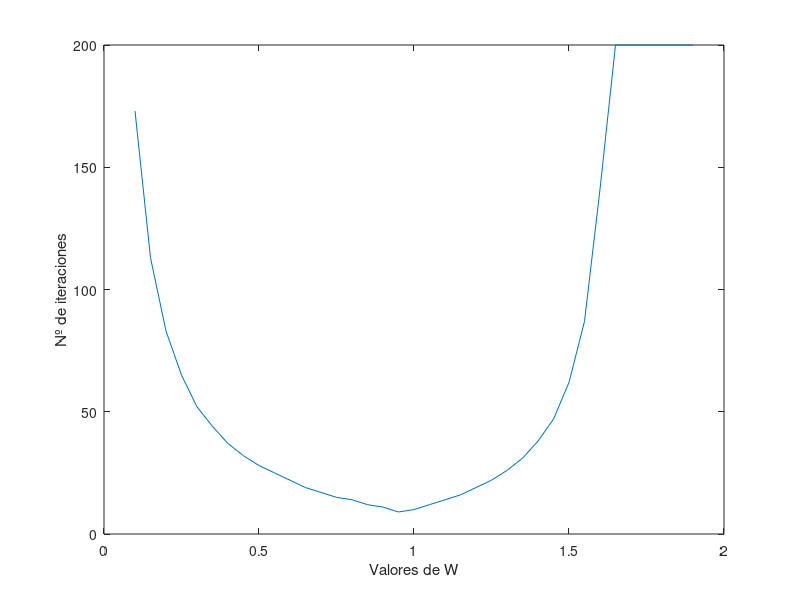

MATLAB code for this plot:
% PRACTICA 2 - Diego Rodriguez Cubero - MN 3ºDG

% Definimos los valores iniciales
% TAMANO n
n = 4;
% Matriz inicial aleatoria A
C = randn(100, n);
A = C'*C;
% Vector aleatorio b
b = randn(n,1);
% K maximo
Kmax = 200;
% 1e-5
% TOLERANCIA
TOL = 0.00001;
% W
w = 0.1;

% X
xi = randn(n, 1);

% Despejando queda:
% 1/wDx_k = -Ax_k-1 + b = - r_k-1
% 1/wDx_k = -r_k-1 + 1/wDx_k-1 
% x_k =  x_k-1 - w*D^-1*r_k-1
function [xRes, kRes] = Jacobi(Kmax, TOL, A, b, xi, w)
    x = xi;
    % Calculamos el r y E iniciales
    r = A*x - b;
    E = norm(r,2) / norm(b,2);
    % Iteracion 0
    k = 0;
    % Obtenemos D
    Daux = diag(A);
    D = diag(Daux);
    % Criterios de parada (k >= Kmax y E < TOL)
    while (k < Kmax && E >= TOL)
        % Calculamos x_k a partir de r_k-1 y x_k-1
        x =  x - D\r*w;
        % Calculamos r_k
        r = A*x - b;
        % Calculamos el nuevo error
        E = norm(r,2) / norm(b,2);
        % Actualizamos k
        k = k + 1;
    end
    % Devolvemos los resultados
    xRes = x;
    kRes = k;
end

% Definimos los valores de W para la grafica
Wgrafica = 0.1:0.05:1.9;
Kresultados = zeros(37, 1);
Wwhile = 0.1;
kw = 1;
% Calculamos las iteraciones
while (kw <= 37)
    % Usamos la funcion
    [xRes, kRes] = Jacobi(Kmax, TOL, A, b, xi, Wwhile);
    % Guardamos las iteraciones
    Kresultados(kw, 1) = kRes;
    % Pasamos al siguiente caso
    Wwhile = Wwhile + 0.05;
    kw = kw + 1;
end

% Dibujamos la grafica
plot(Wgrafica, Kresultados);
xlabel('Valores de W');
ylabel('Nº de iteraciones');
